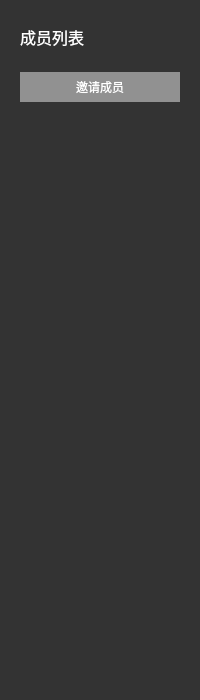
<?xml version="1.0" encoding="UTF-8"?>
<ui version="4.0">
 <class>MemberPanel</class>
 <widget class="QWidget" name="MemberPanel">
  <property name="geometry">
   <rect>
    <x>0</x>
    <y>0</y>
    <width>200</width>
    <height>700</height>
   </rect>
  </property>
  <property name="minimumSize">
   <size>
    <width>0</width>
    <height>696</height>
   </size>
  </property>
  <property name="maximumSize">
   <size>
    <width>16777215</width>
    <height>700</height>
   </size>
  </property>
  <property name="windowTitle">
   <string>MemberPanel</string>
  </property>
  <property name="styleSheet">
   <string notr="true">#MemberPanel{
	background: #333333;
}</string>
  </property>
  <layout class="QVBoxLayout" name="verticalLayout_2">
   <property name="spacing">
    <number>0</number>
   </property>
   <property name="leftMargin">
    <number>0</number>
   </property>
   <property name="topMargin">
    <number>0</number>
   </property>
   <property name="rightMargin">
    <number>0</number>
   </property>
   <property name="bottomMargin">
    <number>0</number>
   </property>
   <item>
    <layout class="QVBoxLayout" name="verticalLayout">
     <property name="spacing">
      <number>0</number>
     </property>
     <property name="leftMargin">
      <number>20</number>
     </property>
     <property name="topMargin">
      <number>26</number>
     </property>
     <property name="bottomMargin">
      <number>25</number>
     </property>
     <item>
      <widget class="QLabel" name="label_title">
       <property name="minimumSize">
        <size>
         <width>0</width>
         <height>21</height>
        </size>
       </property>
       <property name="maximumSize">
        <size>
         <width>16777215</width>
         <height>21</height>
        </size>
       </property>
       <property name="font">
        <font>
         <family>微软雅黑</family>
         <pointsize>12</pointsize>
         <weight>50</weight>
         <italic>false</italic>
         <bold>false</bold>
        </font>
       </property>
       <property name="styleSheet">
        <string notr="true">font: 12pt &quot;微软雅黑&quot;;
color: #ffffff;</string>
       </property>
       <property name="text">
        <string>成员列表</string>
       </property>
      </widget>
     </item>
    </layout>
   </item>
   <item>
    <layout class="QHBoxLayout" name="horizontalLayout">
     <property name="spacing">
      <number>0</number>
     </property>
     <property name="leftMargin">
      <number>20</number>
     </property>
     <property name="rightMargin">
      <number>20</number>
     </property>
     <property name="bottomMargin">
      <number>0</number>
     </property>
     <item>
      <widget class="QPushButton" name="btn_invite">
       <property name="enabled">
        <bool>false</bool>
       </property>
       <property name="minimumSize">
        <size>
         <width>0</width>
         <height>30</height>
        </size>
       </property>
       <property name="maximumSize">
        <size>
         <width>16777215</width>
         <height>30</height>
        </size>
       </property>
       <property name="styleSheet">
        <string notr="true">QPushButton {
	border: none;
	background-color: rgb(145, 145, 145);
	color: #ffffff;
	font: 10pt &quot;Microsoft YaHei&quot;;
}

QPushButton:hover {
	background:  #0068f2;
}

QPushButton:pressed {
	background:  #0062e5;
}

QPushButton:disable {
	border: 1px solid #d5d5d5;
	color: #bbbbbb;
	background:  #f2f2f2;
}</string>
       </property>
       <property name="text">
        <string>邀请成员</string>
       </property>
      </widget>
     </item>
    </layout>
   </item>
   <item>
    <widget class="QListWidget" name="lw_member">
     <property name="minimumSize">
      <size>
       <width>0</width>
       <height>590</height>
      </size>
     </property>
     <property name="maximumSize">
      <size>
       <width>16777215</width>
       <height>660</height>
      </size>
     </property>
     <property name="styleSheet">
      <string notr="true">#lw_member{
	border: none;
	background: #333333;
}</string>
     </property>
     <property name="horizontalScrollBarPolicy">
      <enum>Qt::ScrollBarAlwaysOff</enum>
     </property>
    </widget>
   </item>
  </layout>
 </widget>
 <layoutdefault spacing="6" margin="11"/>
 <resources/>
 <connections/>
</ui>
